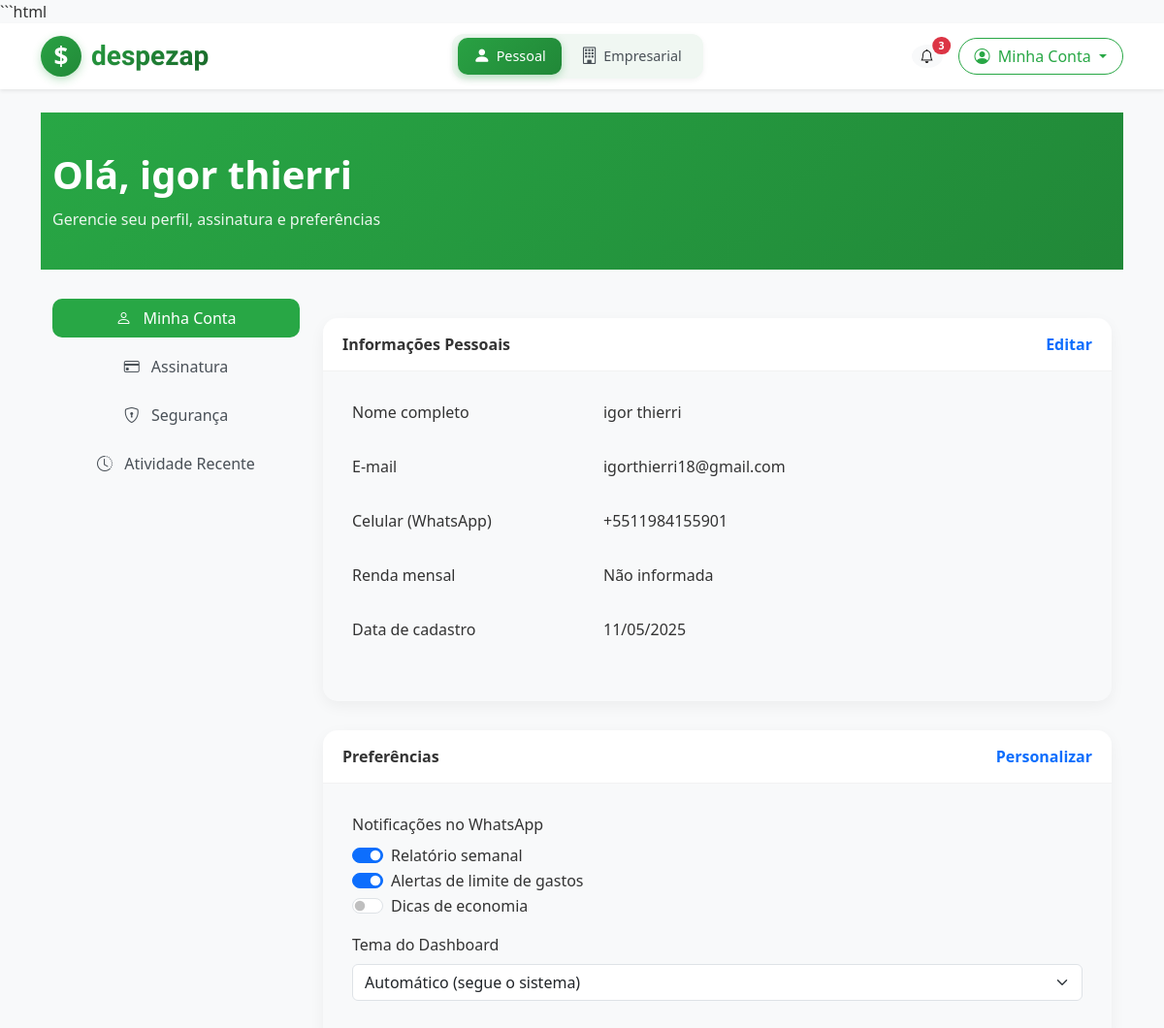
Page /perfil (signed in) on the earlier database version.
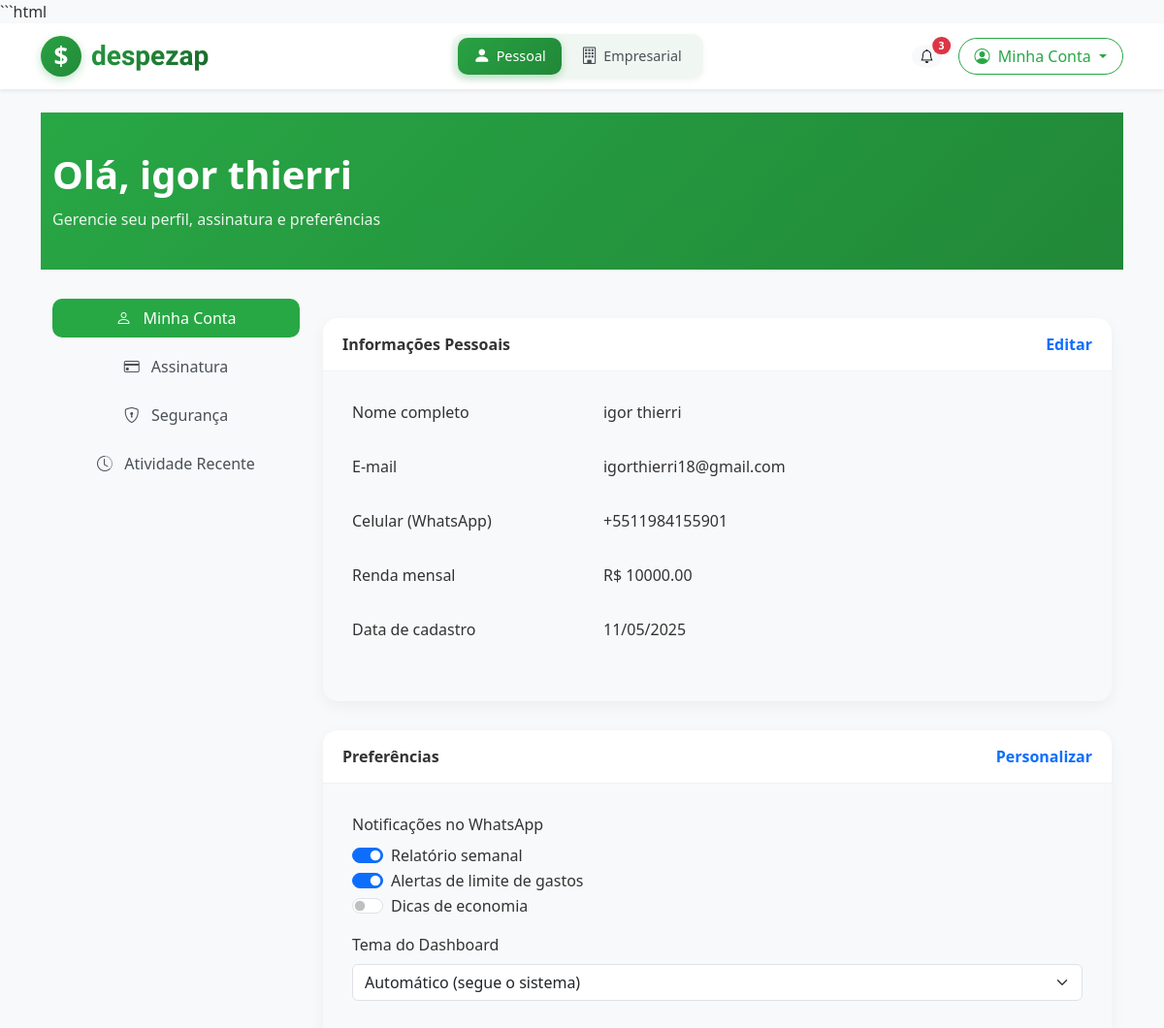
Same page on the later database version.
### tables this page shows
CREATE TABLE usuarios (
        id INTEGER PRIMARY KEY AUTOINCREMENT,
        celular TEXT UNIQUE,
        nome TEXT,
        email TEXT UNIQUE,
        senha TEXT,
        data_criacao TEXT,
        ultimo_acesso TEXT,
        plano TEXT DEFAULT 'gratuito',
        data_assinatura TEXT,
        data_vencimento TEXT,
        ativo INTEGER DEFAULT 1
    , origem text, cupom text, renda REAL, admin INTEGER DEFAULT 0, origens TEXT);

### rotas/web_rotas.py (the view)
@web_bp.route('/perfil', methods=['GET'])
@login_required
def perfil():
    from config import Config
    usuario_id = session.get('usuario_id')
    usuario_model = Usuario(Config.DATABASE)
    usuario = usuario_model.buscar_por_id(usuario_id)
    if not usuario:
        flash('Usuário não encontrado.', 'error')
        return redirect(url_for('web.logout'))
    if usuario.get('data_criacao'):
        data_criacao = datetime.strptime(usuario['data_criacao'], "%Y-%m-%d %H:%M:%S")
        usuario['data_criacao'] = data_criacao.strftime("%d/%m/%Y")
    return render_template(
        'perfil.html',
        app_name=Config.APP_NAME,
        usuario=usuario
    )

### app.py (called while the page is built)
@app.context_processor
def inject_today():
    return {'today': datetime.now()}

### database/models.py (called while the page is built)
    def buscar_por_id(self, usuario_id):
        self.criar_tabela()
        conn = sqlite3.connect(self.db_path)
        conn.row_factory = sqlite3.Row
        cursor = conn.cursor()
        cursor.execute("SELECT * FROM usuarios WHERE id = ?", (usuario_id,))
        usuario = cursor.fetchone()
        conn.close()
        return dict(usuario) if usuario else None

### rotas/web_rotas.py (called while the page is built)
def login_required(f):
    @wraps(f)
    def decorated_function(*args, **kwargs):
        if 'usuario_id' not in session:
            return redirect(url_for('web.login', next=request.url))
        return f(*args, **kwargs)
    return decorated_function

### templates/perfil.html (shortened to what this page needs)
{% extends 'base.html' %}
{% block content %}
<div class="profile-header">
    <div class="container">
        <h1>Olá, {{ usuario.nome }}</h1>
        <p>Gerencie seu perfil, assinatura e preferências</p>
    </div>
</div>
<div class="container">
    <div class="row">
        <div class="col-md-3">
            <div class="nav flex-column nav-pills" id="profile-tabs" role="tablist">
                <button class="nav-link active" id="account-tab" data-bs-toggle="pill" data-bs-target="#account" type="button" role="tab">
                    <i class="bi bi-person me-2"></i> Minha Conta
                </button>
                <button class="nav-link" id="subscription-tab" data-bs-toggle="pill" data-bs-target="#subscription" type="button" role="tab">
                    <i class="bi bi-credit-card me-2"></i> Assinatura
                </button>
                <button class="nav-link" id="security-tab" data-bs-toggle="pill" data-bs-target="#security" type="button" role="tab">
                    <i class="bi bi-shield-lock me-2"></i> Segurança
                </button>
                <button class="nav-link" id="activity-tab" data-bs-toggle="pill" data-bs-target="#activity" type="button" role="tab">
                    <i class="bi bi-clock-history me-2"></i> Atividade Recente
                </button>
            </div>
        </div>
        <div class="col-md-9">
            <div class="tab-content" id="profile-tabsContent">
                <div class="tab-pane fade show active" id="account" role="tabpanel" aria-labelledby="account-tab">
                    <div class="profile-card">
                        <div class="card-header">
                            <span>Informações Pessoais</span>
                            <a href="#" class="text-decoration-none" id="btn-editar-perfil">Editar</a>
                        </div>
                        <div class="card-body">
                            <div id="perfil-info">
                                <div class="row mb-3">
                                    <div class="col-md-4">
                                        <p class="form-label">Nome completo</p>
                                    </div>
                                    <div class="col-md-8">
                                        <p>{{ usuario.nome }}</p>
                                    </div>
                                </div>
                                <div class="row mb-3">
                                    <div class="col-md-4">
                                        <p class="form-label">E-mail</p>
                                    </div>
                                    <div class="col-md-8">
                                        <p>{{ usuario.email }}</p>
                                    </div>
                                </div>
                                <div class="row mb-3">
                                    <div class="col-md-4">
                                        <p class="form-label">Celular (WhatsApp)</p>
                                    </div>
                                    <div class="col-md-8">
                                        <p>{{ usuario.celular }}</p>
                                    </div>
                                </div>
                                <div class="row mb-3">
                                    <div class="col-md-4">
                                        <p class="form-label">Renda mensal</p>
                                    </div>
                                    <div class="col-md-8">
                                        <p>{% if usuario.renda %}R$ {{ "%.2f"|format(usuario.renda) }}{% else %}Não informada{% endif %}</p>
                                    </div>
                                </div>
                                <div class="row mb-3">
                                    <div class="col-md-4">
                                        <p class="form-label">Data de cadastro</p>
                                    </div>
                                    <div class="col-md-8">
                                        <p>{{ usuario.data_criacao | default('01/01/2023') }}</p>
                                    </div>
                                </div>
                            </div>
                        </div>
                    </div>
                    <div class="profile-card">
                        <div class="card-header">
                            <span>Preferências</span>
                            <a href="#" class="text-decoration-none">Personalizar</a>
                        </div>
                        <div class="card-body">
                            <div class="mb-3">
                                <label class="form-label">Notificações no WhatsApp</label>
                                <div class="form-check form-switch">
                                    <input class="form-check-input" type="checkbox" id="notificacao-relatorio" checked>
                                    <label class="form-check-label" for="notificacao-relatorio">Relatório semanal</label>
                                </div>
                                <div class="form-check form-switch">
                                    <input class="form-check-input" type="checkbox" id="notificacao-limite" checked>
                                    <label class="form-check-label" for="notificacao-limite">Alertas de limite de gastos</label>
                                </div>
                                <div class="form-check form-switch">
                                    <input class="form-check-input" type="checkbox" id="notificacao-dicas">
                                    <label class="form-check-label" for="notificacao-dicas">Dicas de economia</label>
                                </div>
                            </div>
                            <div class="mb-3">
                                <label class="form-label">Tema do Dashboard</label>
                                <select class="form-select">
                                    <option selected>Automático (segue o sistema)</option>
                                </select>
                            </div>
                        </div>
                    </div>
                </div>
            </div>
        </div>
    </div>
</div>
{% endblock %}

### templates/base.html (shortened to what this page needs)
<!DOCTYPE html>
<html lang="pt-br">
<head>
    <link href="https://cdn.jsdelivr.net/npm/bootstrap@5.3.0-alpha1/dist/css/bootstrap.min.css" rel="stylesheet">
    <link rel="stylesheet" href="https://cdn.jsdelivr.net/npm/bootstrap-icons@1.10.0/font/bootstrap-icons.css">
</head>
<body>
    <nav class="navbar navbar-expand bg-white shadow-sm mb-4">
        <div class="container">
            <a class="navbar-brand" href="/">
                <div class="logo-manual">
                    <div class="logo-icon"></div>
                    <h1 class="logo-text">despezap</h1>
                </div>
            </a>
            <div class="view-toggle d-none d-md-flex">
                <div class="view-option {% if view_mode == 'personal' or not view_mode %}active{% endif %}" id="personal-view">
                    <i class="bi bi-person-fill"></i> Pessoal
                </div>
                <div class="view-option {% if view_mode == 'business' %}active{% endif %}" id="business-view">
                    <i class="bi bi-building"></i> Empresarial
                </div>
            </div>
            <div class="d-flex align-items-center">
                {% if 'usuario_id' in session %}
                <a href="/notificacoes" class="btn btn-sm btn-light rounded-circle me-3 position-relative">
                    <i class="bi bi-bell"></i>
                    <span class="position-absolute top-0 start-100 translate-middle badge rounded-pill bg-danger">
                        3
                    </span>
                </a>
                <div class="dropdown">
                    <button class="btn btn-outline-primary dropdown-toggle rounded-pill px-3" type="button" data-bs-toggle="dropdown">
                        <i class="bi bi-person-circle me-1"></i>
                        <span class="d-none d-md-inline">Minha Conta</span>
                    </button>
                </div>
                {% endif %}
            </div>
        </div>
    </nav>
    <div class="container">
        {% block content %}{% endblock %}
    </div>
</body>
</html>

Differences in the rows shown:
changed usuarios "igor thierri": renda (not shown) → "10000.00"
Other differences:
text no longer shown: "Não informada"
text now shown: "R$"
